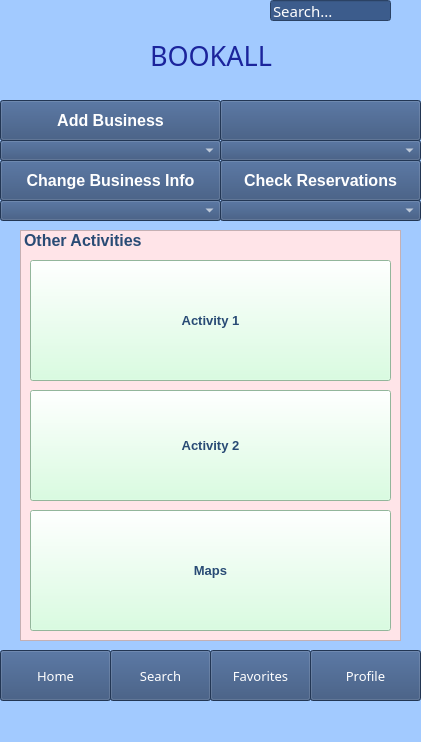
<?xml version="1.0" encoding="UTF-8"?>
<ui version="4.0">
 <class>MainWindow</class>
 <widget class="QMainWindow" name="MainWindow">
  <property name="geometry">
   <rect>
    <x>0</x>
    <y>0</y>
    <width>421</width>
    <height>742</height>
   </rect>
  </property>
  <property name="windowTitle">
   <string>MainWindow</string>
  </property>
  <property name="styleSheet">
   <string notr="true">background-color: rgb(162, 202, 255);</string>
  </property>
  <widget class="QWidget" name="centralwidget">
   <widget class="QLineEdit" name="Search">
    <property name="geometry">
     <rect>
      <x>270</x>
      <y>0</y>
      <width>121</width>
      <height>21</height>
     </rect>
    </property>
    <property name="font">
     <font>
      <family>MS Reference Sans Serif</family>
      <pointsize>11</pointsize>
     </font>
    </property>
    <property name="styleSheet">
     <string notr="true">background-color: rgb(60, 92, 140);
color: rgb(255, 255, 255);</string>
    </property>
    <property name="text">
     <string>Search...</string>
    </property>
   </widget>
   <widget class="QLabel" name="BOOKALL">
    <property name="geometry">
     <rect>
      <x>150</x>
      <y>30</y>
      <width>171</width>
      <height>51</height>
     </rect>
    </property>
    <property name="font">
     <font>
      <family>Forte</family>
      <pointsize>20</pointsize>
      <weight>50</weight>
      <bold>false</bold>
     </font>
    </property>
    <property name="styleSheet">
     <string notr="true">background-color: rgb(162, 202, 255);
color: rgb(27, 36, 156);

</string>
    </property>
    <property name="text">
     <string>BOOKALL</string>
    </property>
   </widget>
   <widget class="QPushButton" name="AttractionsButton">
    <property name="geometry">
     <rect>
      <x>220</x>
      <y>100</y>
      <width>201</width>
      <height>41</height>
     </rect>
    </property>
    <property name="font">
     <font>
      <pointsize>12</pointsize>
      <weight>75</weight>
      <bold>true</bold>
     </font>
    </property>
    <property name="styleSheet">
     <string notr="true">background-color: rgb(0, 170, 255);
background-color: rgb(48, 76, 118);
color: rgb(255, 255, 255);</string>
    </property>
    <property name="text">
     <string/>
    </property>
   </widget>
   <widget class="QPushButton" name="AccomodationButton">
    <property name="geometry">
     <rect>
      <x>0</x>
      <y>100</y>
      <width>221</width>
      <height>41</height>
     </rect>
    </property>
    <property name="font">
     <font>
      <pointsize>12</pointsize>
      <weight>75</weight>
      <bold>true</bold>
     </font>
    </property>
    <property name="styleSheet">
     <string notr="true">background-color: rgb(0, 170, 255);
background-color: rgb(48, 76, 118);
color: rgb(255, 255, 255);</string>
    </property>
    <property name="text">
     <string>Add Business</string>
    </property>
   </widget>
   <widget class="QPushButton" name="FlightsButton">
    <property name="geometry">
     <rect>
      <x>0</x>
      <y>160</y>
      <width>221</width>
      <height>41</height>
     </rect>
    </property>
    <property name="font">
     <font>
      <pointsize>12</pointsize>
      <weight>75</weight>
      <bold>true</bold>
     </font>
    </property>
    <property name="styleSheet">
     <string notr="true">background-color: rgb(0, 170, 255);
background-color: rgb(48, 76, 118);
color: rgb(255, 255, 255);</string>
    </property>
    <property name="text">
     <string>Change Business Info</string>
    </property>
   </widget>
   <widget class="QPushButton" name="TransportButton">
    <property name="geometry">
     <rect>
      <x>220</x>
      <y>160</y>
      <width>201</width>
      <height>41</height>
     </rect>
    </property>
    <property name="font">
     <font>
      <pointsize>12</pointsize>
      <weight>75</weight>
      <bold>true</bold>
     </font>
    </property>
    <property name="styleSheet">
     <string notr="true">background-color: rgb(0, 170, 255);
background-color: rgb(48, 76, 118);
color: rgb(255, 255, 255);</string>
    </property>
    <property name="text">
     <string>Check Reservations</string>
    </property>
   </widget>
   <widget class="QComboBox" name="comboBoxAccomodation">
    <property name="geometry">
     <rect>
      <x>0</x>
      <y>140</y>
      <width>221</width>
      <height>21</height>
     </rect>
    </property>
    <property name="styleSheet">
     <string notr="true">background-color: rgb(0, 170, 255);
background-color: rgb(48, 76, 118);
color: rgb(255, 255, 255);</string>
    </property>
    <item>
     <property name="text">
      <string/>
     </property>
    </item>
    <item>
     <property name="text">
      <string>Hotels</string>
     </property>
    </item>
    <item>
     <property name="text">
      <string>Motels</string>
     </property>
    </item>
    <item>
     <property name="text">
      <string>Air-Bnb</string>
     </property>
    </item>
    <item>
     <property name="text">
      <string>Camping</string>
     </property>
    </item>
   </widget>
   <widget class="QComboBox" name="comboBoxAttractions">
    <property name="geometry">
     <rect>
      <x>220</x>
      <y>140</y>
      <width>201</width>
      <height>21</height>
     </rect>
    </property>
    <property name="styleSheet">
     <string notr="true">background-color: rgb(0, 170, 255);
background-color: rgb(48, 76, 118);
color: rgb(255, 255, 255);</string>
    </property>
    <item>
     <property name="text">
      <string/>
     </property>
    </item>
    <item>
     <property name="text">
      <string>Museums</string>
     </property>
    </item>
    <item>
     <property name="text">
      <string>Concerts</string>
     </property>
    </item>
   </widget>
   <widget class="QComboBox" name="comboBoxAttractions_2">
    <property name="geometry">
     <rect>
      <x>0</x>
      <y>200</y>
      <width>221</width>
      <height>21</height>
     </rect>
    </property>
    <property name="styleSheet">
     <string notr="true">background-color: rgb(0, 170, 255);
background-color: rgb(48, 76, 118);
color: rgb(255, 255, 255);</string>
    </property>
    <item>
     <property name="text">
      <string/>
     </property>
    </item>
    <item>
     <property name="text">
      <string>Fast Food</string>
     </property>
    </item>
    <item>
     <property name="text">
      <string>Fine Dinning</string>
     </property>
    </item>
   </widget>
   <widget class="QComboBox" name="comboBoxRestaurants_2">
    <property name="geometry">
     <rect>
      <x>220</x>
      <y>200</y>
      <width>201</width>
      <height>21</height>
     </rect>
    </property>
    <property name="styleSheet">
     <string notr="true">background-color: rgb(0, 170, 255);
background-color: rgb(48, 76, 118);
color: rgb(255, 255, 255);</string>
    </property>
    <item>
     <property name="text">
      <string/>
     </property>
    </item>
    <item>
     <property name="text">
      <string>Fast Food</string>
     </property>
    </item>
    <item>
     <property name="text">
      <string>Fine Dinning</string>
     </property>
    </item>
   </widget>
   <widget class="QPushButton" name="FavoritesButton">
    <property name="geometry">
     <rect>
      <x>210</x>
      <y>650</y>
      <width>101</width>
      <height>51</height>
     </rect>
    </property>
    <property name="font">
     <font>
      <family>Arial Rounded MT Bold</family>
      <pointsize>10</pointsize>
      <weight>50</weight>
      <bold>false</bold>
     </font>
    </property>
    <property name="styleSheet">
     <string notr="true">background-color: rgb(0, 170, 255);
background-color: rgb(48, 76, 118);
color: rgb(255, 255, 255);</string>
    </property>
    <property name="text">
     <string>Favorites</string>
    </property>
    <property name="default">
     <bool>false</bool>
    </property>
    <property name="flat">
     <bool>false</bool>
    </property>
   </widget>
   <widget class="QPushButton" name="SearchButton">
    <property name="geometry">
     <rect>
      <x>110</x>
      <y>650</y>
      <width>101</width>
      <height>51</height>
     </rect>
    </property>
    <property name="font">
     <font>
      <family>Arial Rounded MT Bold</family>
      <pointsize>10</pointsize>
      <weight>50</weight>
      <bold>false</bold>
     </font>
    </property>
    <property name="styleSheet">
     <string notr="true">background-color: rgb(0, 170, 255);
background-color: rgb(48, 76, 118);
color: rgb(255, 255, 255);</string>
    </property>
    <property name="text">
     <string>Search</string>
    </property>
    <property name="default">
     <bool>false</bool>
    </property>
    <property name="flat">
     <bool>false</bool>
    </property>
   </widget>
   <widget class="QPushButton" name="HomeButton">
    <property name="geometry">
     <rect>
      <x>0</x>
      <y>650</y>
      <width>111</width>
      <height>51</height>
     </rect>
    </property>
    <property name="font">
     <font>
      <family>Arial Rounded MT Bold</family>
      <pointsize>10</pointsize>
      <weight>50</weight>
      <bold>false</bold>
     </font>
    </property>
    <property name="styleSheet">
     <string notr="true">background-color: rgb(0, 170, 255);
background-color: rgb(48, 76, 118);
color: rgb(255, 255, 255);</string>
    </property>
    <property name="text">
     <string>Home</string>
    </property>
    <property name="default">
     <bool>false</bool>
    </property>
    <property name="flat">
     <bool>false</bool>
    </property>
   </widget>
   <widget class="QPushButton" name="ProfileButton">
    <property name="geometry">
     <rect>
      <x>310</x>
      <y>650</y>
      <width>111</width>
      <height>51</height>
     </rect>
    </property>
    <property name="font">
     <font>
      <family>Arial Rounded MT Bold</family>
      <pointsize>10</pointsize>
      <weight>50</weight>
      <bold>false</bold>
     </font>
    </property>
    <property name="styleSheet">
     <string notr="true">background-color: rgb(0, 170, 255);
background-color: rgb(48, 76, 118);
color: rgb(255, 255, 255);</string>
    </property>
    <property name="text">
     <string>Profile</string>
    </property>
    <property name="default">
     <bool>false</bool>
    </property>
    <property name="flat">
     <bool>false</bool>
    </property>
   </widget>
   <widget class="QListWidget" name="listWidget">
    <property name="geometry">
     <rect>
      <x>20</x>
      <y>230</y>
      <width>381</width>
      <height>411</height>
     </rect>
    </property>
    <property name="font">
     <font>
      <pointsize>12</pointsize>
      <weight>75</weight>
      <bold>true</bold>
     </font>
    </property>
    <property name="layoutDirection">
     <enum>Qt::LeftToRight</enum>
    </property>
    <property name="styleSheet">
     <string notr="true">background-color: rgb(255, 228, 232);
color: rgb(41, 75, 117);


</string>
    </property>
    <item>
     <property name="text">
      <string>Other Activities</string>
     </property>
    </item>
   </widget>
   <widget class="QPushButton" name="pushButton">
    <property name="geometry">
     <rect>
      <x>30</x>
      <y>260</y>
      <width>361</width>
      <height>121</height>
     </rect>
    </property>
    <property name="font">
     <font>
      <pointsize>10</pointsize>
      <weight>75</weight>
      <bold>true</bold>
     </font>
    </property>
    <property name="layoutDirection">
     <enum>Qt::LeftToRight</enum>
    </property>
    <property name="styleSheet">
     <string notr="true">color: rgb(41, 75, 117);
background-color: rgb(206, 255, 217);</string>
    </property>
    <property name="text">
     <string>Activity 1</string>
    </property>
   </widget>
   <widget class="QPushButton" name="pushButton_2">
    <property name="geometry">
     <rect>
      <x>30</x>
      <y>390</y>
      <width>361</width>
      <height>111</height>
     </rect>
    </property>
    <property name="font">
     <font>
      <pointsize>10</pointsize>
      <weight>75</weight>
      <bold>true</bold>
     </font>
    </property>
    <property name="layoutDirection">
     <enum>Qt::LeftToRight</enum>
    </property>
    <property name="styleSheet">
     <string notr="true">color: rgb(41, 75, 117);
background-color: rgb(206, 255, 217);</string>
    </property>
    <property name="text">
     <string>Activity 2</string>
    </property>
   </widget>
   <widget class="QPushButton" name="pushButton_3">
    <property name="geometry">
     <rect>
      <x>30</x>
      <y>510</y>
      <width>361</width>
      <height>121</height>
     </rect>
    </property>
    <property name="font">
     <font>
      <pointsize>10</pointsize>
      <weight>75</weight>
      <bold>true</bold>
     </font>
    </property>
    <property name="layoutDirection">
     <enum>Qt::LeftToRight</enum>
    </property>
    <property name="styleSheet">
     <string notr="true">color: rgb(41, 75, 117);
background-color: rgb(206, 255, 217);</string>
    </property>
    <property name="text">
     <string>Maps</string>
    </property>
   </widget>
  </widget>
  <widget class="QMenuBar" name="menubar">
   <property name="geometry">
    <rect>
     <x>0</x>
     <y>0</y>
     <width>421</width>
     <height>21</height>
    </rect>
   </property>
  </widget>
  <widget class="QStatusBar" name="statusbar"/>
 </widget>
 <resources/>
 <connections/>
</ui>
